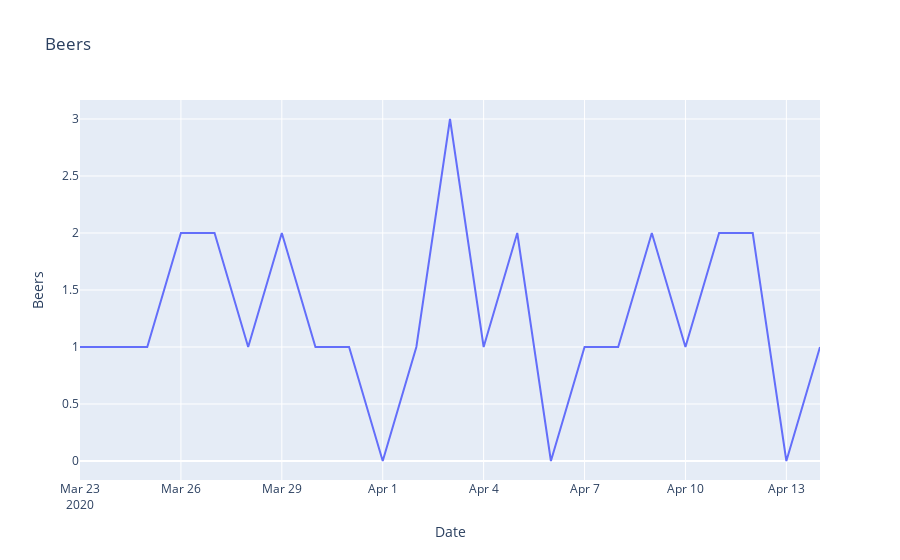

The notebook cell this image was saved under:
### Code cell
fig = px.line(df, x = 'Date', y = 'Beers', title='Beers')
fig.show()

### Figure 1 — Plotly figure (JSON) as saved in the notebook; plotly's stock layout.template omitted (floating-point values rounded to 4 significant figures)
{"data": [{"hovertemplate": "Date=%{x}<br>Beers=%{y}<extra></extra>", "legendgroup": "", "line": {"color": "#636efa", "dash": "solid"}, "mode": "lines", "name": "", "showlegend": false, "type": "scatter", "x": ["2020-03-23", "2020-03-24", "2020-03-25", "2020-03-26", "2020-03-27", "2020-03-28", "2020-03-29", "2020-03-30", "2020-03-31", "2020-04-01", "2020-04-02", "2020-04-03", "2020-04-04", "2020-04-05", "2020-04-06", "2020-04-07", "2020-04-08", "2020-04-09", "2020-04-10", "2020-04-11", "2020-04-12", "2020-04-13", "2020-04-14"], "xaxis": "x", "y": [1, 1, 1, 2, 2, 1, 2, 1, 1, 0, 1, 3, 1, 2, 0, 1, 1, 2, 1, 2, 2, 0, 1], "yaxis": "y"}], "layout": {"legend": {"tracegroupgap": 0}, "title": {"text": "Beers"}, "xaxis": {"anchor": "y", "domain": [0, 1], "title": {"text": "Date"}}, "yaxis": {"anchor": "x", "domain": [0, 1], "title": {"text": "Beers"}}}}
